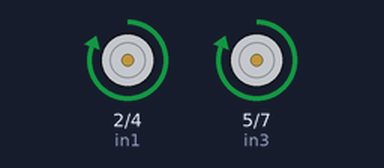
A sketch run on a simulated Arduino Uno, built with avr-gcc and run on an emulated ATmega328P. On the bench: motor-driver pin pairs drawn as motors (green arrow = first pin HIGH = forward, orange = second pin HIGH = backward, longer = more drive, scaled by the enable pin).

Above: at 0.1 s.
At 2.1 s:
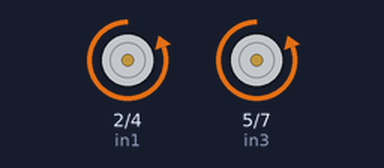
At 2.6 s:
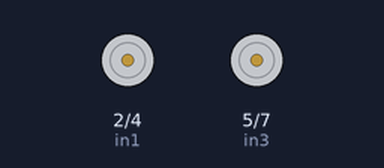
Timing chart, 0 to 4.1 s (numbered marks = the images above):
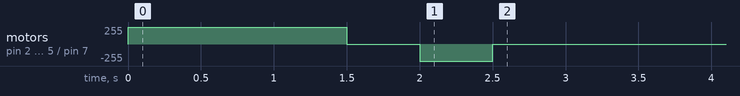

The sketch:

TT_Motor_Code.ino
```cpp
//********************
//THIS CODE IS SEMI-TESTED. I LITERALLY GOT IT FROM THIS VIDEO: https://www.youtube.com/watch?v=GPVC84D5ULw AND AM TRYING TO FIGURE IT OUT.
//WATCH THE VIDEO AND MAKE SURE EVERYTHING IS CONNECTED PROPERLY
//MY APOLOGIES, I DON'T REALLY KNOW WHAT I'M DOING
//-EDWIN.
//P.S. sorry for all the caps.
//********************

int in1 = 2;  //3 integers, for each pin on the L298N
int in2 = 4;  //These correspond from the inputs and whatnot on the L298N to the ports on the uno.
int enA = 3;

int in3 = 5;  //I don't know if this is meant for 2 motors or one. It appears that in the video,
int in4 = 7;  //this was for 1 motor. so idk. Watch the video (the wiring and coding part) and see
int enB = 6;  //if it works. See if commenting out this part and the related lines of code below effects it.

void setup() {

  pinMode(enA, OUTPUT);   //Set all this stuff to output.
  pinMode(in1, OUTPUT);
  pinMode(in2, OUTPUT);
  pinMode(enB, OUTPUT);
  pinMode(in3, OUTPUT);
  pinMode(in4, OUTPUT);

  //direction of control pins?
  //High sets teh value to 5V (or 3.3V if on a 3.3V board), low sets to 0V.

  digitalWrite(in1, HIGH); //move forwards for .5 s, I think. That's what the video said.
  digitalWrite(in2, LOW); //To be honest, I think it'll move for 1.5 seconds, because of the 1500 delay.
  digitalWrite(in3, HIGH);
  digitalWrite(in4, LOW);
  digitalWrite(enA, 100); //Maybe speed control?
  digitalWrite(enB, 100);
  delay(1500);  //wait 1.5 seconds.

  digitalWrite(in1, LOW); //stop for .5 seconds.
  digitalWrite(in2, LOW);
  digitalWrite(in3, LOW);
  digitalWrite(in4, LOW);
  digitalWrite(enA, 0);
  digitalWrite(enB, 0);
  delay(500); //wait .5 seconds.

  digitalWrite(in1, LOW); //stop for .5 seconds.
  digitalWrite(in2, HIGH);
  digitalWrite(in3, LOW);
  digitalWrite(in4, HIGH);
  digitalWrite(enA, 100);
  digitalWrite(enB, 100);
  delay(500); //wait .5 seconds.

  digitalWrite(in1, LOW); //stop for .5 seconds.
  digitalWrite(in2, LOW);
  digitalWrite(in3, LOW);
  digitalWrite(in4, LOW);
  digitalWrite(enA, 0);
  digitalWrite(enB, 0);
  delay(500); //wait .5 seconds.
}

void loop() {
  // put your main code here, to run repeatedly:

}
```
